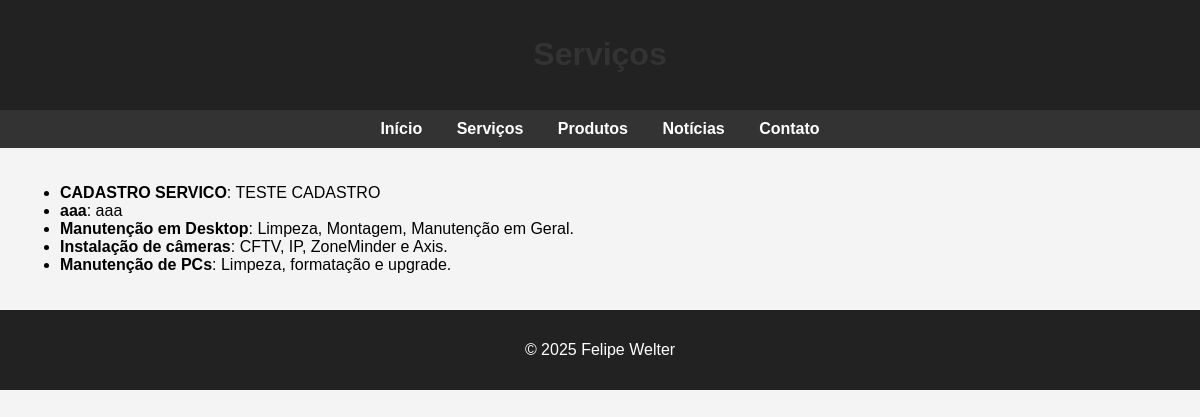
Page /services on the earlier database version.
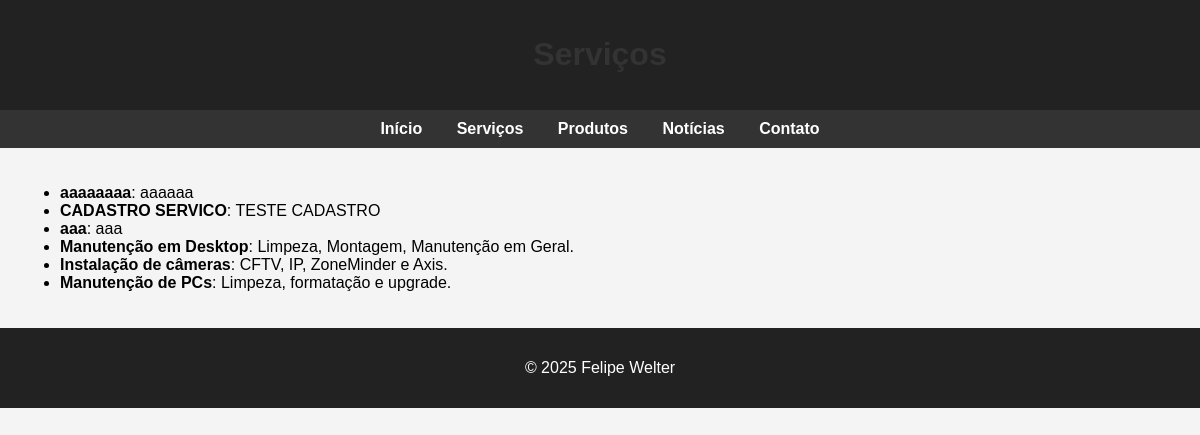
Same page on the later database version.
### app/models.py (models this page shows)
class Servico(db.Model):
    id = db.Column(db.Integer, primary_key=True)
    titulo = db.Column(db.String(100), nullable=False)
    descricao = db.Column(db.Text, nullable=False)
    data_criacao = db.Column(db.DateTime, default=datetime.utcnow)

### app/routes.py (the view)
@main.route('/services')
def services():
    servicos = Servico.query.order_by(Servico.data_criacao.desc()).all()
    return render_template('services.html', servicos=servicos)

### app/templates/services.html (shortened to what this page needs)
<!DOCTYPE html>
<html lang="pt-br">
<head>
</head>
<body>
  <header>
    <h1>Serviços</h1>
  </header>
  <nav>
    <a href="{{ url_for('main.home') }}">Início</a>
    <a href="{{ url_for('main.services') }}">Serviços</a>
    <a href="{{ url_for('main.products') }}">Produtos</a>
    <a href="{{ url_for('main.news') }}">Notícias</a>
    <a href="{{ url_for('main.contact') }}">Contato</a>
  </nav>
  <div class="container">
    <ul>
      {% for servico in servicos %}
      <li><strong>{{ servico.titulo }}</strong>: {{ servico.descricao }}</li>
      {% endfor %}
    </ul>
  </div>
  <footer>
    <p>&copy; 2025 Felipe Welter</p>
  </footer>
</body>
</html>

Differences in the rows shown:
added Servico: titulo "aaaaaaaa", descricao "aaaaaa"
